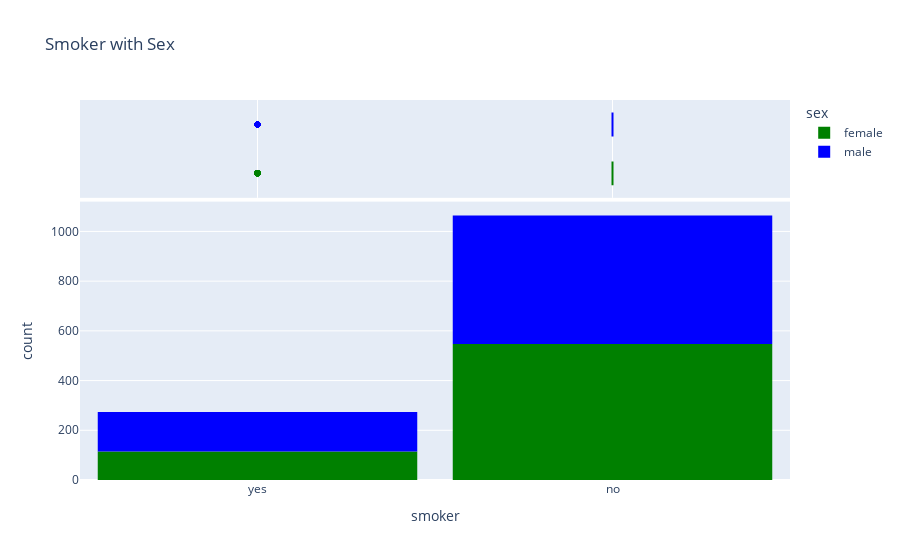

The code cell stored with this chart in its notebook:
### Code cell
fig = px.histogram(medical_df,
                  x='smoker',
                  marginal='box',
                  color='sex',
                  color_discrete_sequence=['green','blue'],
                  title='Smoker with Sex')
fig.update_layout(bargap=0.1)
fig.show()

### Figure 1 — Plotly figure (JSON) as saved in the notebook; plotly's stock layout.template omitted (floating-point values rounded to 4 significant figures; data arrays with more than 128 entries replaced by an {"elided": "..."} marker saying what was removed)
{"data": [{"bingroup": "x", "hovertemplate": "sex=female<br>smoker=%{x}<br>count=%{y}<extra></extra>", "legendgroup": "female", "marker": {"color": "green", "pattern": {"shape": ""}}, "name": "female", "orientation": "v", "showlegend": true, "type": "histogram", "x": {"elided": "662 str values"}, "xaxis": "x", "yaxis": "y"}, {"hovertemplate": "sex=female<br>smoker=%{x}<extra></extra>", "legendgroup": "female", "marker": {"color": "green"}, "name": "female", "notched": true, "showlegend": false, "type": "box", "x": {"elided": "662 str values"}, "xaxis": "x2", "yaxis": "y2"}, {"bingroup": "x", "hovertemplate": "sex=male<br>smoker=%{x}<br>count=%{y}<extra></extra>", "legendgroup": "male", "marker": {"color": "blue", "pattern": {"shape": ""}}, "name": "male", "orientation": "v", "showlegend": true, "type": "histogram", "x": {"elided": "676 str values"}, "xaxis": "x", "yaxis": "y"}, {"hovertemplate": "sex=male<br>smoker=%{x}<extra></extra>", "legendgroup": "male", "marker": {"color": "blue"}, "name": "male", "notched": true, "showlegend": false, "type": "box", "x": {"elided": "676 str values"}, "xaxis": "x2", "yaxis": "y2"}], "layout": {"bargap": 0.1, "barmode": "relative", "legend": {"title": {"text": "sex"}, "tracegroupgap": 0}, "title": {"text": "Smoker with Sex"}, "xaxis": {"anchor": "y", "domain": [0, 1], "title": {"text": "smoker"}}, "xaxis2": {"anchor": "y2", "domain": [0, 1], "matches": "x", "showgrid": true, "showticklabels": false}, "yaxis": {"anchor": "x", "domain": [0, 0.7326], "title": {"text": "count"}}, "yaxis2": {"anchor": "x2", "domain": [0.7426, 1], "matches": "y2", "showgrid": false, "showline": false, "showticklabels": false, "ticks": ""}}}
